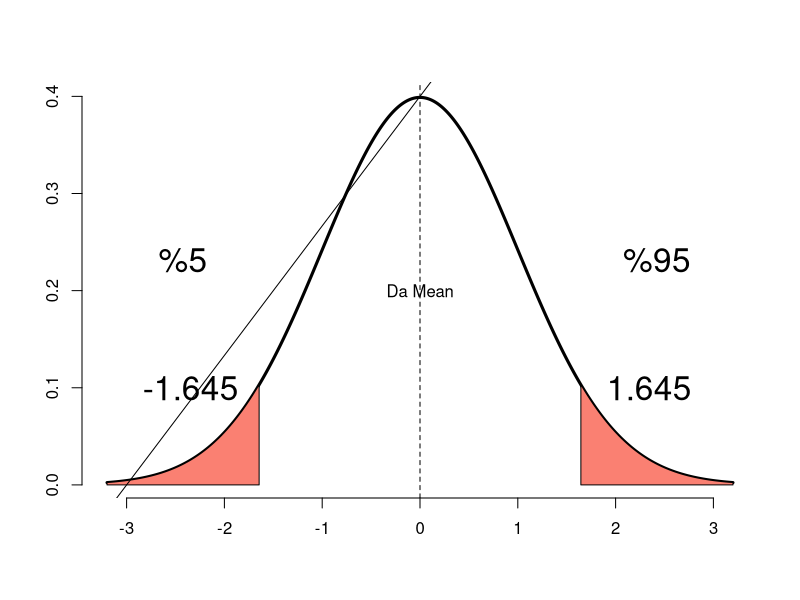
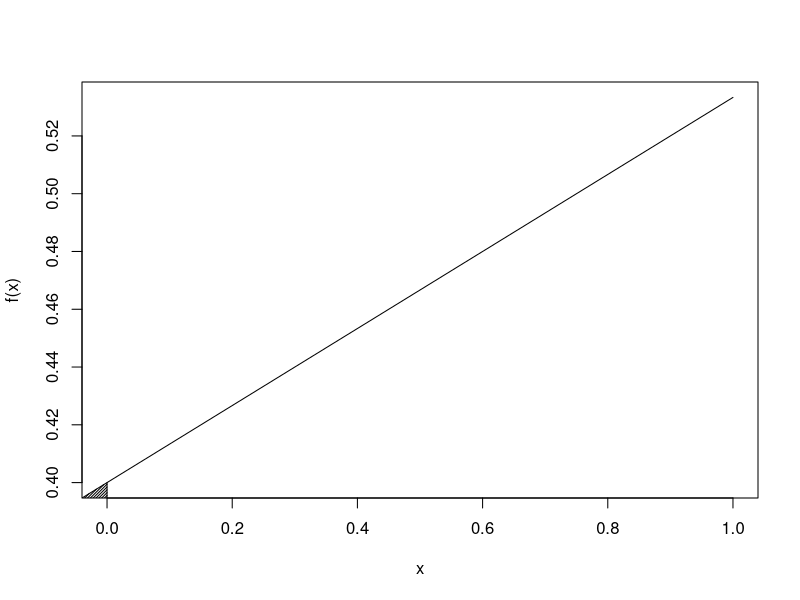

The R script that drew these images, in order:
## R code for the standard normal

qnorm(.95) ## returns the Z-value corresponding to 95% confidence interval

xval <- seq(-3.2, 3.2, length = 1000)
yval <- dnorm(xval)
plot(xval, yval, type = "l", axes = TRUE, frame = FALSE, lwd = 3, xlab = "", ylab = "")
x <- seq(qnorm(0.95), 3.2, length = 100)
polygon(c(x, rev(x)), c(dnorm(x), rep(0, length(x))), col = "salmon")
x1 <- seq(qnorm(0.05), -3.2, length = 100)
polygon(c(x1,rev(x1)), c(dnorm(x1), rep(0, length(x1))), col = "salmon")

## add some summary stats
text(mean(x), mean(dnorm(x)) + 0.2, "%95", cex = 2)
text(mean(x1), mean(dnorm(x1)) + 0.2, "%5", cex = 2)
abline(v = 0, lty = 2)
text(0,0.2, "Da Mean")
text(qnorm(0.95)+0.7, .1, "1.645", cex = 2)
text(qnorm(0.05)-0.7, .1, "-1.645", cex = 2)

f <- function(x) {0.4 + (.4/3)*x }
integrate(f, -3,0)
curve(f, add = TRUE)
curve(f)

qnorm(0.05)
x <- seq(qnorm(0.05), -3.2, length = 100)
polygon(c(x,rev(x)), c(dnorm(x), rep(0, length(x))), col = "salmon")

polygon(x = c(-3,0, 0), y = c(0, .4, 0),fillOddEven = TRUE, density = c(50))



